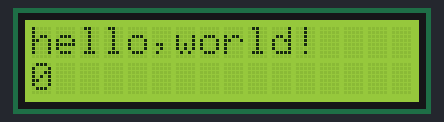
Recording of a sketch running on a simulated Arduino Uno, built with avr-gcc and run on an emulated ATmega328P. Parts: 16×2 character LCD.

Above: at 0.1 s.
At 4.1 s:
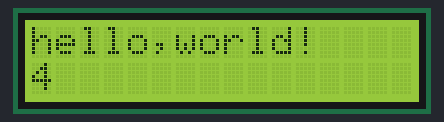
At 9.1 s:
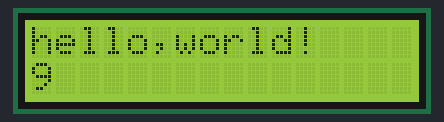
At 19.1 s:
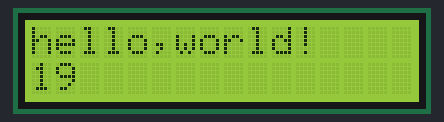
At 29.1 s:
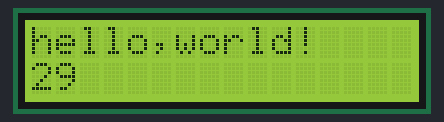
At 39.1 s:
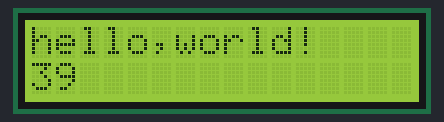

The sketch:

sketch_jun15a.ino
```cpp
#include <LiquidCrystal.h>

LiquidCrystal lcd(12,11,10,9,8,7,6,5,4,3,2);

void setup() {
  // put your setup code here, to run once:
  lcd.begin(16,2);
  lcd.print("hello,world!");

}

void loop() {
  // put your main code here, to run repeatedly:
 lcd.setCursor(0,1);
 lcd.print(millis()/1000);
}
```

Measured:
- what the display in image 1 shows lasts 1.0 s, from 4.0 s to 5.0 s
